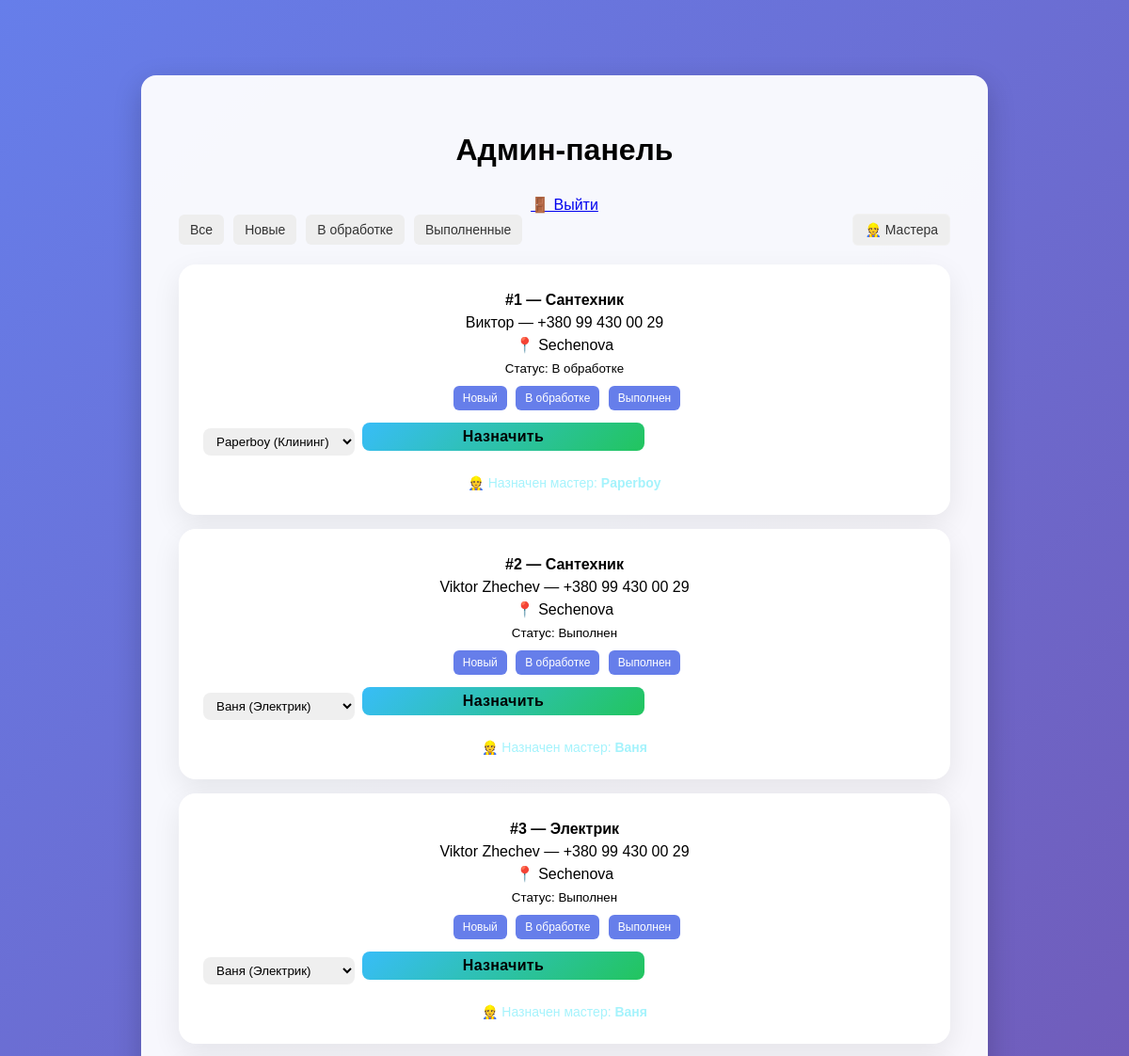
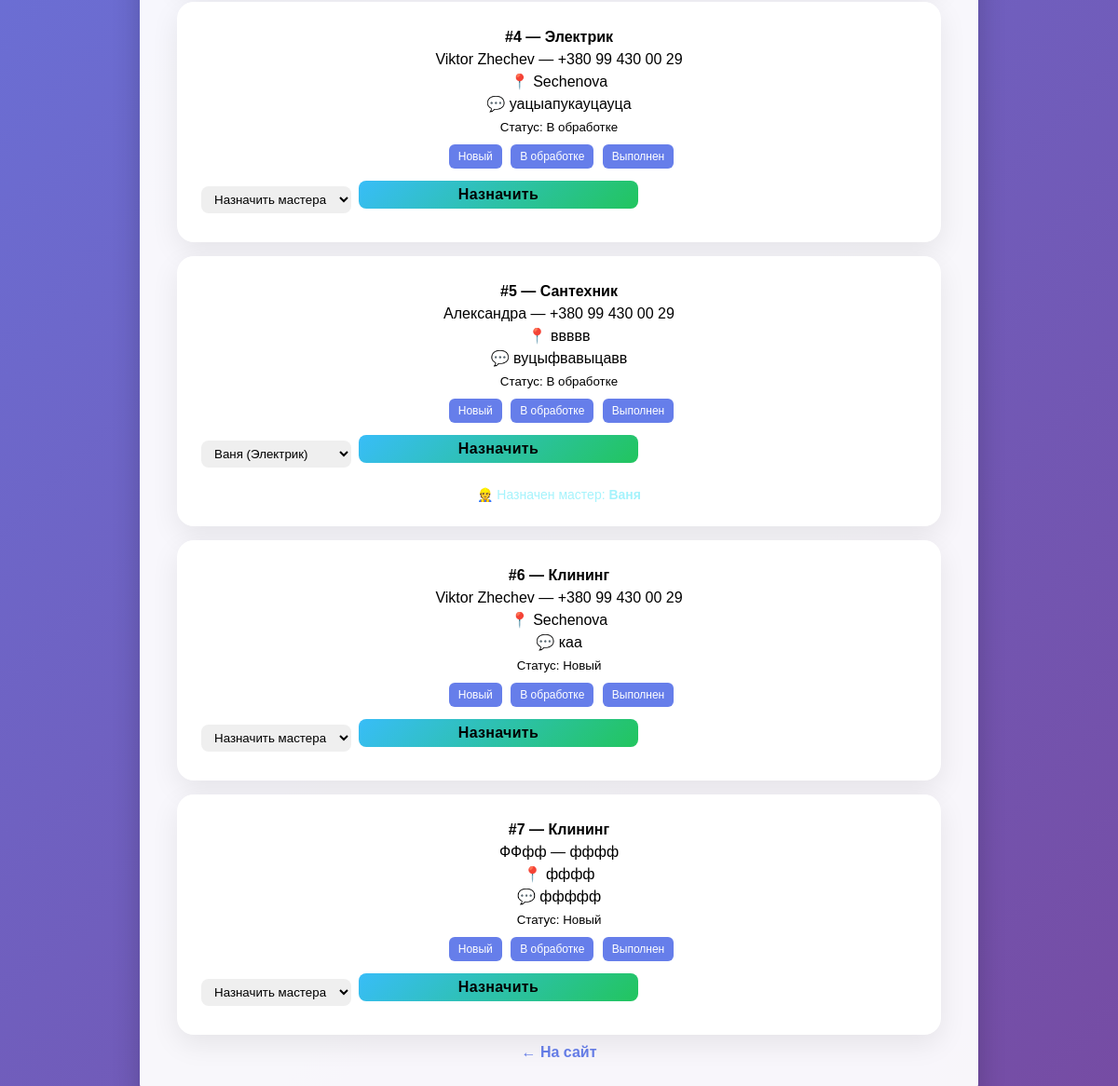
/admin (signed in), run on the app's committed database (2 pictures, top to bottom).
### tables this page shows
CREATE TABLE orders (
        id INTEGER PRIMARY KEY AUTOINCREMENT,
        name TEXT,
        phone TEXT,
        service TEXT,
        address TEXT,
        comment TEXT,
        status TEXT DEFAULT 'Новый'
    , master_id INTEGER);

CREATE TABLE masters (
        id INTEGER PRIMARY KEY AUTOINCREMENT,
        name TEXT,
        phone TEXT,
        service TEXT
    );

### app.py (the view)
@app.route("/admin")
def admin():
    if not session.get("admin_logged_in"):
        return redirect("/login")
    status = request.args.get("status")
    db = get_db()
    if status:
        orders = db.execute("SELECT * FROM orders WHERE status = ?", (status,)).fetchall()
    else:
        orders = db.execute("SELECT * FROM orders").fetchall()
    masters = db.execute("SELECT * FROM masters").fetchall()
    return render_template("admin.html", orders=orders, masters=masters)

### app.py (called while the page is built)
def get_db():
    conn = sqlite3.connect("orders.db")
    conn.row_factory = sqlite3.Row
    return conn

### templates/admin.html (shortened to what this page needs)
<!DOCTYPE html>
<html lang="ru">
<head>
  <link rel="stylesheet" href="/static/style.css">
</head>
<body>
  <div class="page admin-page">
    <h1>Админ-панель</h1>
    <a href="/logout" class="admin-logout">🚪 Выйти</a>
    <div class="admin-filters">
      <a href="/admin">Все</a>
      <a href="/admin?status=Новый">Новые</a>
      <a href="/admin?status=В обработке">В обработке</a>
      <a href="/admin?status=Выполнен">Выполненные</a>
      <a href="/admin/masters" class="masters-btn">👷 Мастера</a>
    </div>
    <div class="orders">
      {% for o in orders %}
        <div class="order-card status-{{ o.status|lower|replace(' ', '-') }}">
          <div class="order-info">
            <b>#{{ o.id }} — {{ o.service }}</b><br>
            {{ o.name }} — {{ o.phone }}<br>
            📍 {{ o.address }}<br>
            {% if o.comment %}💬 {{ o.comment }}<br>{% endif %}
            <small>Статус: {{ o.status }}</small>
          </div>
          <div class="order-actions">
            <a href="/update_status/{{ o.id }}/Новый">Новый</a>
            <a href="/update_status/{{ o.id }}/В обработке">В обработке</a>
            <a href="/update_status/{{ o.id }}/Выполнен">Выполнен</a>
          </div>
          <form action="/assign_master" method="post" class="assign-form">
            <select name="master_id" required>
              <option value="">Назначить мастера</option>
              {% for m in masters %}
                <option value="{{ m.id }}" {% if o.master_id == m.id %}selected{% endif %}>
                  {{ m.name }} ({{ m.service }})
                </option>
              {% endfor %}
            </select>
            <button type="submit">Назначить</button>
          </form>
          {% if o.master_id %}
            <div class="assigned-master">
              👷 Назначен мастер:
              {% for m in masters %}
                {% if m.id == o.master_id %}
                  <b>{{ m.name }}</b>
                {% endif %}
              {% endfor %}
            </div>
          {% endif %}
        </div>
      {% else %}
        <p>Пока заказов нет.</p>
      {% endfor %}
    </div>
    <a href="/" class="admin-link">← На сайт</a>
  </div>
</body>
</html>

### static/style.css (style rules this page uses)
* { box-sizing: border-box; }
body { margin: 0; min-height: 100vh; font-family: Arial, sans-serif; background: linear-gradient(135deg, #667eea, #764ba2); overflow-x: hidden; }
h1 { margin-bottom: 30px; }
.admin-link { display: inline-block; margin-top: 10px; text-decoration: none; color: #667eea; font-weight: bold; }
.page { background: rgba(255,255,255,0.95); padding: 40px; border-radius: 16px; box-shadow: 0 10px 30px rgba(0,0,0,0.2); max-width: 600px; margin: 60px auto; text-align: center; }
input, button { padding: 12px; width: 100%; max-width: 300px; margin-bottom: 10px; border-radius: 8px; border: 1px solid #ccc; font-size: 16px; }
button { background: #667eea; color: white; border: none; cursor: pointer; }
.admin-page { max-width: 900px; }
.admin-filters { display: flex; gap: 10px; margin-bottom: 20px; }
.admin-filters a { padding: 8px 12px; background: #eee; border-radius: 6px; text-decoration: none; color: #333; font-size: 14px; }
.orders { display: flex; flex-direction: column; gap: 15px; }
.order-card { padding: 30px 26px; }
.order-actions a { margin-left: 5px; text-decoration: none; padding: 6px 10px; border-radius: 6px; font-size: 12px; background: #667eea; color: white; }
.status-новый { border-left: 6px solid #ff9800; }
.status-в-обработке { border-left: 6px solid #03a9f4; }
.status-выполнен { border-left: 6px solid #4caf50; }
html { scroll-behavior: smooth; }
.price-card, .order-card { background: rgba(255, 255, 255, 0.25); backdrop-filter: blur(16px); -webkit-backdrop-filter: blur(16px); border: 1px solid rgba(255, 255, 255, 0.35); }
.order-card { background: rgba(255,255,255,0.95); border-radius: 18px; padding: 25px; box-shadow: 0 15px 35px rgba(0,0,0,0.25); position: sticky; top: 30px; }
.order-card button { background: linear-gradient(135deg, #6b7cff, #8f9bff); color: white; border: none; border-radius: 999px; padding: 12px 22px; font-weight: 700; letter-spacing: 0.3px; box-shadow: 0 0 0 rgba(107,124,255, 0.7); animation: pulse 2.5s infinite; transition: transform 0.15s ease, box-shadow 0.15s ease; }
body { display: block !important; }
.page, .info-page, .how-page { margin-top: 80px; }
.masters-btn { margin-left: auto; background: rgba(255,255,255,0.12); padding: 8px 14px; border-radius: 10px; text-decoration: none; color: #fff; border: 1px solid rgba(255,255,255,0.2); transition: 0.2s; }
.admin-filters { display: flex; flex-wrap: wrap; gap: 10px; align-items: center; }
.assign-form { margin-top: 8px; display: flex; gap: 6px; flex-wrap: wrap; }
.assign-form select { padding: 6px 10px; border-radius: 8px; border: none; outline: none; }
.assign-form button { padding: 6px 12px; border-radius: 8px; border: none; background: linear-gradient(135deg, #38bdf8, #22c55e); color: #000; cursor: pointer; }
.assigned-master { margin-top: 6px; font-size: 14px; color: #a5f3fc; }
.order-card { display: flex; flex-direction: column; gap: 10px; }
.order-info { line-height: 1.5; }
.assign-form { display: flex; gap: 8px; align-items: center; flex-wrap: wrap; }
.price-block, .order-card { background: #fff; padding: 25px; border-radius: 18px; box-shadow: 0 10px 30px rgba(0,0,0,0.08); }
.order-card { margin-top: 0; }

### data on the page
orders: id "1", service "Сантехник", name "Виктор", phone "+380 99 430 00 29", address "Sechenova", status "В обработке", master_id "Paperboy (Клининг)"
masters: name "Paperboy"
orders: id "2", service "Сантехник", name "Viktor Zhechev", phone "+380 99 430 00 29", address "Sechenova", status "Выполнен", master_id "Ваня (Электрик)"
masters: name "Ваня"
orders: id "3", service "Электрик", name "Viktor Zhechev", phone "+380 99 430 00 29", address "Sechenova", status "Выполнен", master_id "Ваня (Электрик)"
orders: id "4", service "Электрик", name "Viktor Zhechev", phone "+380 99 430 00 29", address "Sechenova", comment "уацыапукауцауца", status "В обработке"
orders: id "5", service "Сантехник", name "Александра", phone "+380 99 430 00 29", address "ввввв", comment "вуцыфвавыцавв", status "В обработке", master_id "Ваня (Электрик)"
orders: id "6", service "Клининг", name "Viktor Zhechev", phone "+380 99 430 00 29", address "Sechenova", comment "каа", status "Новый"
orders: id "7", service "Клининг", name "ФФфф", phone "фффф", address "фффф", comment "ффффф", status "Новый"
